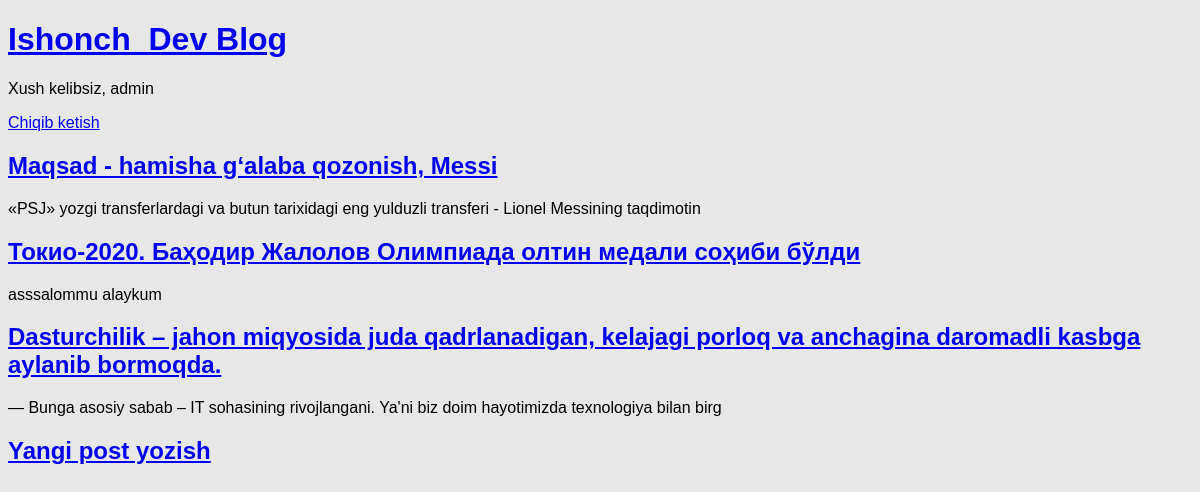
The app's page / (signed in) with its own data.
### blog/models.py (models this page shows, shortened)
class Post(models.Model):
	title = models.CharField(max_length=200)
	author = models.ForeignKey(
		'auth.User',
		on_delete=models.CASCADE
		)
	body = models.TextField()

### blog/views.py (the view)
# urls.py: path('',BlogListView.as_view(), name='home'),
class BlogListView(ListView):
	model = Post
	template_name = 'home.html'

### templates/home.html
{% extends 'base.html' %}
{% block content %}
	{% for post in object_list %}
		<div class="post-entry">
			<h2><a href="{% url 'post_detail' post.pk %}">{{ post.title }}</a></h2>
			<p>{{ post.body | slice:":100" }}</p>
		</div>
	{% endfor %}
{% endblock content %}

### templates/base.html (shortened to what this page needs)
{% load static %}
<!DOCTYPE html>
<html lang="en">
<head>
	<link rel="stylesheet" href="{% static 'css/base.css' %}">
</head>
<body>
	<header>
		<h1><a href="{% url 'home' %}">Ishonch_Dev Blog</a></h1>
	</header>
	{% if user.is_authenticated %}
		<p>Xush kelibsiz, {{ user.username }}</p>
		<p><a href="{% url 'logout' %}">Chiqib ketish</a></p>
	{% else %}
		<p>
			<a href="{% url 'login' %}">Saytga kirish</a> |
			<a href="{% url 'signup' %}">Ro'yxatdan o'tish</a>
		</p>
	{% endif %}
	<div>
		{% block content %}
		{% endblock content %}
	</div>
	<footer>
		<h2><a href="{% url 'post_new' %}">Yangi post yozish</a></h2>
	</footer>
</body>
</html>

### static/css/base.css (style rules this page uses)
body { font-family: 'Raleway', sans-serif; background-color: #e7e7e7; }

### records on screen
Post: title "Maqsad - hamisha g‘alaba qozonish, Messi", body "«PSJ» yozgi transferlardagi va butun tarixidagi eng yulduzli transferi - Lionel Messining taqdimotin"
Post: title "Токио-2020. Баҳодир Жалолов Oлимпиада олтин медали соҳиби бўлди", body "asssalommu alaykum"
Post: title "Dasturchilik – jahon miqyosida juda qadrlanadigan, kelajagi porloq va anchagina daromadli kasbga aylanib bormoqda.", body "― Bunga asosiy sabab – IT sohasining rivojlangani. Ya'ni biz doim hayotimizda texnologiya bilan birg"

### other values on screen
{{ user.username }} "admin"
